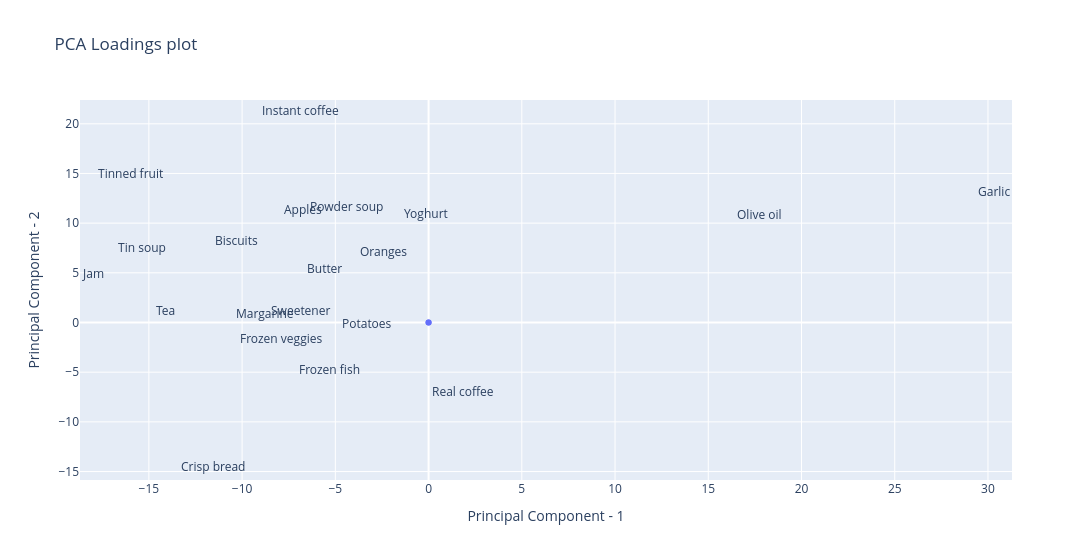
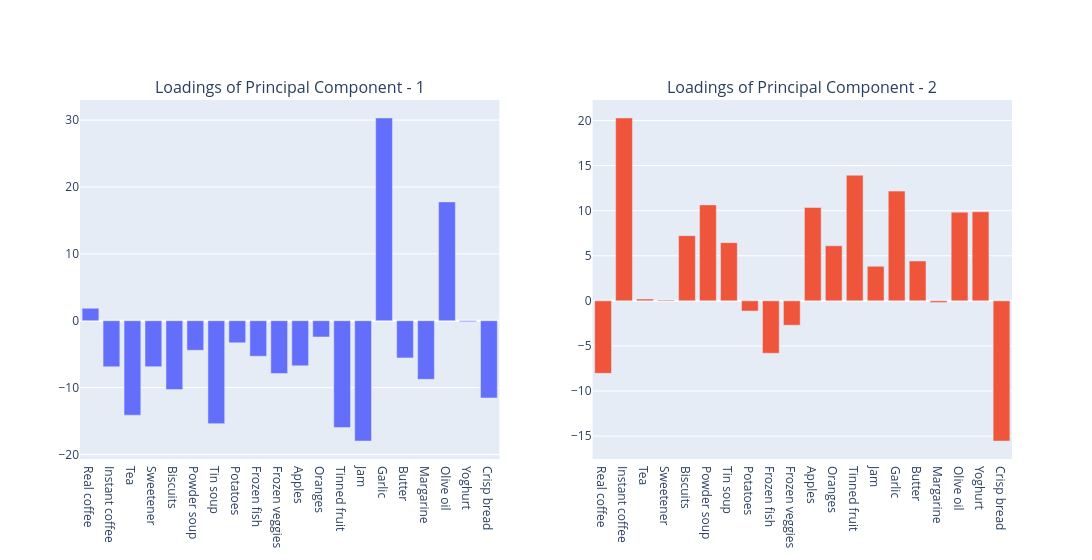

Notebook code for these charts, in order:
### Code cell
#@title Loading plot of PCA
food_loadings = foodpca.components_.T * np.sqrt(foodpca.explained_variance_)
food_features = list(food_cons.columns)

fig = px.scatter(x=[0,0], y=[0,0], labels={'x':"Principal Component - "+str(PC_X_AXIS), 'y':"Principal Component - "+str(PC_Y_AXIS)}, title="PCA Loadings plot")
for i, feature in enumerate(food_features):
    #fig.add_shape(type='line', x0=0, y0=0, x1=owu_loadings[i, PC_X_AXIS-1], y1=owu_loadings[i, PC_Y_AXIS-1])
    fig.add_annotation(x=food_loadings[i, PC_X_AXIS-1], y=food_loadings[i, PC_Y_AXIS-1], ax=0, ay=0, xanchor="center", yanchor="bottom", text=feature)
fig.update_layout(width=1200)
fig.show()

fig = make_subplots(rows=1, cols=2, subplot_titles=("Loadings of Principal Component - "+str(PC_X_AXIS),"Loadings of Principal Component - "+str(PC_Y_AXIS)))
fig.add_bar(x=food_features, y=food_loadings[:,PC_X_AXIS-1], row=1, col=1)
fig.add_bar(x=food_features, y=food_loadings[:,PC_Y_AXIS-1], row=1, col=2)
fig.update_layout(width=1200, showlegend=False)
fig.show()

### Figure 1 — Plotly figure (JSON) as saved in the notebook; plotly's stock layout.template omitted (floating-point values rounded to 4 significant figures)
{"data": [{"hovertemplate": "Principal Component - 1=%{x}<br>Principal Component - 2=%{y}<extra></extra>", "legendgroup": "", "marker": {"color": "#636efa", "symbol": "circle"}, "mode": "markers", "name": "", "orientation": "v", "showlegend": false, "type": "scatter", "x": [0, 0], "xaxis": "x", "y": [0, 0], "yaxis": "y"}], "layout": {"annotations": [{"ax": 0, "ay": 0, "text": "Real coffee", "x": 1.861, "xanchor": "center", "y": -8.041, "yanchor": "bottom"}, {"ax": 0, "ay": 0, "text": "Instant coffee", "x": -6.889, "xanchor": "center", "y": 20.28, "yanchor": "bottom"}, {"ax": 0, "ay": 0, "text": "Tea", "x": -14.13, "xanchor": "center", "y": 0.2012, "yanchor": "bottom"}, {"ax": 0, "ay": 0, "text": "Sweetener", "x": -6.873, "xanchor": "center", "y": 0.1044, "yanchor": "bottom"}, {"ax": 0, "ay": 0, "text": "Biscuits", "x": -10.3, "xanchor": "center", "y": 7.23, "yanchor": "bottom"}, {"ax": 0, "ay": 0, "text": "Powder soup", "x": -4.424, "xanchor": "center", "y": 10.64, "yanchor": "bottom"}, {"ax": 0, "ay": 0, "text": "Tin soup", "x": -15.39, "xanchor": "center", "y": 6.455, "yanchor": "bottom"}, {"ax": 0, "ay": 0, "text": "Potatoes", "x": -3.307, "xanchor": "center", "y": -1.124, "yanchor": "bottom"}, {"ax": 0, "ay": 0, "text": "Frozen fish", "x": -5.318, "xanchor": "center", "y": -5.812, "yanchor": "bottom"}, {"ax": 0, "ay": 0, "text": "Frozen veggies", "x": -7.896, "xanchor": "center", "y": -2.707, "yanchor": "bottom"}, {"ax": 0, "ay": 0, "text": "Apples", "x": -6.748, "xanchor": "center", "y": 10.36, "yanchor": "bottom"}, {"ax": 0, "ay": 0, "text": "Oranges", "x": -2.426, "xanchor": "center", "y": 6.107, "yanchor": "bottom"}, {"ax": 0, "ay": 0, "text": "Tinned fruit", "x": -15.97, "xanchor": "center", "y": 13.93, "yanchor": "bottom"}, {"ax": 0, "ay": 0, "text": "Jam", "x": -18.0, "xanchor": "center", "y": 3.831, "yanchor": "bottom"}, {"ax": 0, "ay": 0, "text": "Garlic", "x": 30.32, "xanchor": "center", "y": 12.17, "yanchor": "bottom"}, {"ax": 0, "ay": 0, "text": "Butter", "x": -5.558, "xanchor": "center", "y": 4.42, "yanchor": "bottom"}, {"ax": 0, "ay": 0, "text": "Margarine", "x": -8.768, "xanchor": "center", "y": -0.1903, "yanchor": "bottom"}, {"ax": 0, "ay": 0, "text": "Olive oil", "x": 17.77, "xanchor": "center", "y": 9.837, "yanchor": "bottom"}, {"ax": 0, "ay": 0, "text": "Yoghurt", "x": -0.1419, "xanchor": "center", "y": 9.876, "yanchor": "bottom"}, {"ax": 0, "ay": 0, "text": "Crisp bread", "x": -11.55, "xanchor": "center", "y": -15.55, "yanchor": "bottom"}], "legend": {"tracegroupgap": 0}, "title": {"text": "PCA Loadings plot"}, "width": 1200, "xaxis": {"anchor": "y", "domain": [0.0, 1.0], "title": {"text": "Principal Component - 1"}}, "yaxis": {"anchor": "x", "domain": [0.0, 1.0], "title": {"text": "Principal Component - 2"}}}}

### Figure 2 — Plotly figure (JSON) as saved in the notebook; plotly's stock layout.template omitted (floating-point values rounded to 4 significant figures)
{"data": [{"type": "bar", "x": ["Real coffee", "Instant coffee", "Tea", "Sweetener", "Biscuits", "Powder soup", "Tin soup", "Potatoes", "Frozen fish", "Frozen veggies", "Apples", "Oranges", "Tinned fruit", "Jam", "Garlic", "Butter", "Margarine", "Olive oil", "Yoghurt", "Crisp bread"], "xaxis": "x", "y": [1.861, -6.889, -14.13, -6.873, -10.3, -4.424, -15.39, -3.307, -5.318, -7.896, -6.748, -2.426, -15.97, -18.0, 30.32, -5.558, -8.768, 17.77, -0.1419, -11.55], "yaxis": "y"}, {"type": "bar", "x": ["Real coffee", "Instant coffee", "Tea", "Sweetener", "Biscuits", "Powder soup", "Tin soup", "Potatoes", "Frozen fish", "Frozen veggies", "Apples", "Oranges", "Tinned fruit", "Jam", "Garlic", "Butter", "Margarine", "Olive oil", "Yoghurt", "Crisp bread"], "xaxis": "x2", "y": [-8.041, 20.28, 0.2012, 0.1044, 7.23, 10.64, 6.455, -1.124, -5.812, -2.707, 10.36, 6.107, 13.93, 3.831, 12.17, 4.42, -0.1903, 9.837, 9.876, -15.55], "yaxis": "y2"}], "layout": {"annotations": [{"font": {"size": 16}, "showarrow": false, "text": "Loadings of Principal Component - 1", "x": 0.225, "xanchor": "center", "xref": "paper", "y": 1.0, "yanchor": "bottom", "yref": "paper"}, {"font": {"size": 16}, "showarrow": false, "text": "Loadings of Principal Component - 2", "x": 0.775, "xanchor": "center", "xref": "paper", "y": 1.0, "yanchor": "bottom", "yref": "paper"}], "showlegend": false, "width": 1200, "xaxis": {"anchor": "y", "domain": [0.0, 0.45]}, "xaxis2": {"anchor": "y2", "domain": [0.55, 1.0]}, "yaxis": {"anchor": "x", "domain": [0.0, 1.0]}, "yaxis2": {"anchor": "x2", "domain": [0.0, 1.0]}}}
